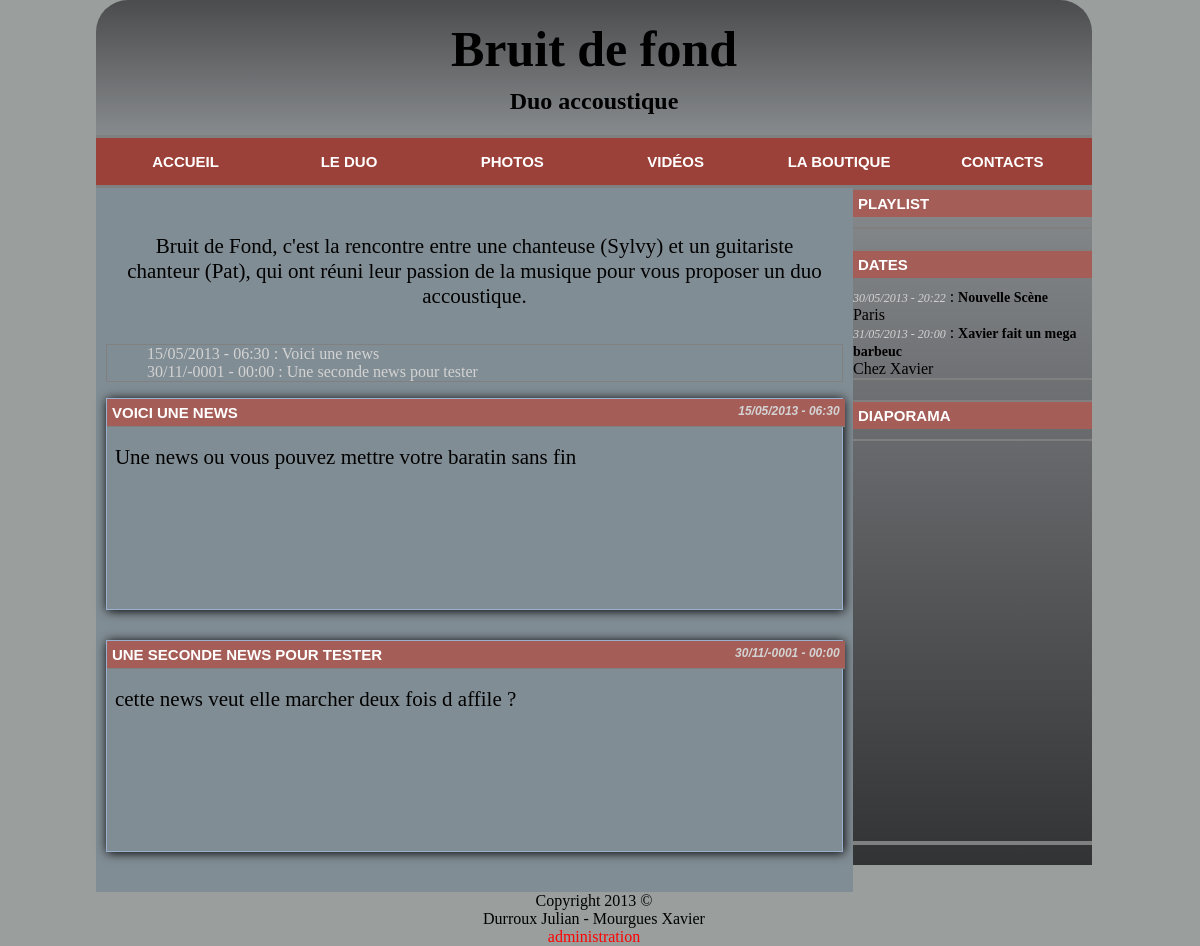
The page / on the database its author committed.
### tables this page shows
CREATE TABLE IF NOT EXISTS `news` (
  `id` int(11) NOT NULL AUTO_INCREMENT,
  `timestamp` timestamp NOT NULL DEFAULT CURRENT_TIMESTAMP ON UPDATE CURRENT_TIMESTAMP,
  `title` varchar(200) NOT NULL,
  `content` varchar(2000) NOT NULL,
  PRIMARY KEY (`id`)
);

CREATE TABLE IF NOT EXISTS `dates` (
  `id` int(11) NOT NULL AUTO_INCREMENT,
  `day` datetime NOT NULL,
  `title` varchar(200) NOT NULL,
  `place` varchar(200) NOT NULL,
  PRIMARY KEY (`id`)
);

### www/database.php (called while the page is built, shortened)
<?php
function getFuturesDates(){
	$query = "SELECT * FROM dates WHERE day >= CURRENT_TIMESTAMP ORDER BY day";
	return mysqli_query($GLOBALS['db'], $query);
}
function getRecentesActualites(){
	$query = "SELECT * FROM news ORDER BY timestamp DESC LIMIT 0, 10";
	return mysqli_query($GLOBALS['db'], $query);
}
?>

### www/config.php (called while the page is built, shortened)
<?php
$FORMAT_DATE = "d/m/Y - H:i";
?>

### www/accueil.php (the view)
<?php
	$news = getRecentesActualites();
?>
<p class="center">
	Bruit de Fond, c'est la rencontre entre une chanteuse (Sylvy) et un guitariste chanteur (Pat), qui ont réuni leur passion de la musique pour vous proposer un duo accoustique.
</p>
<ul id="news">
	<?php
		while(($new = mysqli_fetch_object($news)) != NULL){
			?>
			<li><a href="#<?php echo $new->id; ?>"><datetime><?php echo date_format(date_create($new->timestamp), $FORMAT_DATE); ?></datetime> : <?php echo $new->title; ?></a></li>
			<?php
		}
	?>
</ul>
<div>
	<?php
		mysqli_data_seek($news, 0);
		while(($new = mysqli_fetch_object($news)) != NULL){
			?>
			<article id="<?php echo $new->id; ?>">
				<h1><datetime><?php echo date_format(date_create($new->timestamp), $FORMAT_DATE); ?></datetime><?php echo $new->title; ?></h1>
				<p><?php echo $new->content; ?></p>
			</article>
			<?php
		}
	?>
</div>

### www/aside.php (shortened to what this page needs)
<aside><div>
		<h1>Playlist</h1>
	</div>
	<div>
		<h1>Dates</h1>
		<?php $dates = getFuturesDates();
			while(($date = mysqli_fetch_object($dates)) != NULL){
				?><datetime><?php echo date_format(date_create($date->day), $FORMAT_DATE); ?></datetime> : <h2><?php echo $date->title; ?></h2><br />
				<?php echo $date->place; ?><br />
				<?php
			}
		?>
	</div>
	<div>
		<h1>Diaporama</h1>
		<div class="slideshow"><?php
			?></div>
	</div>
</aside>

### www/style.css (style rules this page uses)
body { padding-left: 8%; padding-right: 8%; margin:0; width: 83%; background-color:#9A9F9E; font: arial; }
a { text-decoration: none; color: red; }
section ul { border: 1px solid grey; list-style: none; }
section li a { color: lightgrey; }
aside { background: -webkit-gradient(linear, left top, left bottom, color-stop(0%,rgb(135, 138, 141)), color-stop(100%,rgb(50, 51, 53))); float: right; width: 24%; margin: 0; }
aside div { width: 100%; margin-bottom: 20px; padding-top: 0; border-bottom: 2px solid grey; border-top: 2px solid grey; }
aside div h1 { padding: 5px 5px 5px 5px; margin: 0 0 10px 0; background: rgb(165, 93, 87); text-transform: uppercase; color: white; font: bold 15px arial; }
aside div datetime { font-size: 12px; font-style: italic; color: lightgrey; }
aside div h2 { font-size: 14px; font-style: bold; display: inline; }
aside .slideshow { position: relative; width: 100%; height: 400px; margin: 0; padding: 0; }
article { clear: both; min-height: 210px; margin-bottom: 30px; border: 1px solid black; border-color:rgb(155, 175, 206); font-size: 21px; text-align: justify; text-justify: inter-words; box-shadow: 1px 1px 10px #000; }
article h1 { width:99%; padding: 5px 5px 5px 5px; margin: 0 0 10px 0; background: rgb(165, 93, 87); text-transform: uppercase; color: white; font: bold 15px arial; border-bottom: 1px grey solid; }
article h1 datetime { float: right; font-size: 12px; font-style: italic; color: lightgrey; }
article p { padding: 8px; margin: 0; }
.center { text-align: center; font-size: 21px; padding: 2%; }

### rows shown on the page
news: timestamp "15/05/2013 - 06:30", title "Voici une news", title "VOICI UNE NEWS", content "Une news ou vous pouvez mettre votre baratin sans fin"
news: timestamp "30/11/-0001 - 00:00", title "Une seconde news pour tester", title "UNE SECONDE NEWS POUR TESTER", content "cette news veut elle marcher deux fois d affile ?"
dates: day "30/05/2013 - 20:22", title "Nouvelle Scène", place "Paris"
dates: day "31/05/2013 - 20:00", title "Xavier fait un mega barbeuc", place "Chez Xavier"
